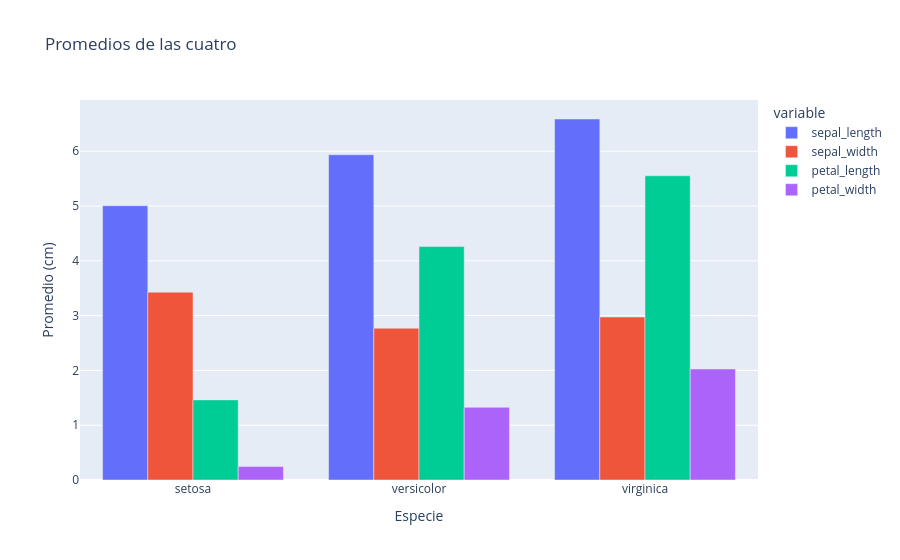

Notebook code for this chart:
### Code cell
# 6. Comparación de promedios de las cuatro medidas
# Calcula, para cada especie, el promedio de `sepal_length`, `sepal_width`, `petal_length` y `petal_width`.
# Transforma el resultado a formato largo y crea un gráfico de barras agrupadas que permita comparar las
# cuatro variables entre especies.
# Conceptos a practicar: groupby, melt y barras agrupadas.

promedios=df.groupby("species",as_index=False)[["sepal_length","sepal_width","petal_length","petal_width"]].mean()
promedios

fig=px.bar(
    promedios,
    x="species",
    y=["sepal_length","sepal_width","petal_length","petal_width"],
    barmode="group",
    title="Promedios de las cuatro",
    labels={"species":"Especie","value":"Promedio (cm)"}


)
fig.show()

### Figure 1 — Plotly figure (JSON) as saved in the notebook; plotly's stock layout.template omitted (floating-point values rounded to 4 significant figures)
{"data": [{"alignmentgroup": "True", "hovertemplate": "variable=sepal_length<br>Especie=%{x}<br>Promedio (cm)=%{y}<extra></extra>", "legendgroup": "sepal_length", "marker": {"color": "#636efa", "pattern": {"shape": ""}}, "name": "sepal_length", "offsetgroup": "sepal_length", "orientation": "v", "showlegend": true, "textposition": "auto", "type": "bar", "x": ["setosa", "versicolor", "virginica"], "xaxis": "x", "y": [5.006, 5.936, 6.588], "yaxis": "y"}, {"alignmentgroup": "True", "hovertemplate": "variable=sepal_width<br>Especie=%{x}<br>Promedio (cm)=%{y}<extra></extra>", "legendgroup": "sepal_width", "marker": {"color": "#EF553B", "pattern": {"shape": ""}}, "name": "sepal_width", "offsetgroup": "sepal_width", "orientation": "v", "showlegend": true, "textposition": "auto", "type": "bar", "x": ["setosa", "versicolor", "virginica"], "xaxis": "x", "y": [3.428, 2.77, 2.974], "yaxis": "y"}, {"alignmentgroup": "True", "hovertemplate": "variable=petal_length<br>Especie=%{x}<br>Promedio (cm)=%{y}<extra></extra>", "legendgroup": "petal_length", "marker": {"color": "#00cc96", "pattern": {"shape": ""}}, "name": "petal_length", "offsetgroup": "petal_length", "orientation": "v", "showlegend": true, "textposition": "auto", "type": "bar", "x": ["setosa", "versicolor", "virginica"], "xaxis": "x", "y": [1.462, 4.26, 5.552], "yaxis": "y"}, {"alignmentgroup": "True", "hovertemplate": "variable=petal_width<br>Especie=%{x}<br>Promedio (cm)=%{y}<extra></extra>", "legendgroup": "petal_width", "marker": {"color": "#ab63fa", "pattern": {"shape": ""}}, "name": "petal_width", "offsetgroup": "petal_width", "orientation": "v", "showlegend": true, "textposition": "auto", "type": "bar", "x": ["setosa", "versicolor", "virginica"], "xaxis": "x", "y": [0.246, 1.326, 2.026], "yaxis": "y"}], "layout": {"barmode": "group", "legend": {"title": {"text": "variable"}, "tracegroupgap": 0}, "title": {"text": "Promedios de las cuatro"}, "xaxis": {"anchor": "y", "domain": [0, 1], "title": {"text": "Especie"}}, "yaxis": {"anchor": "x", "domain": [0, 1], "title": {"text": "Promedio (cm)"}}}}
